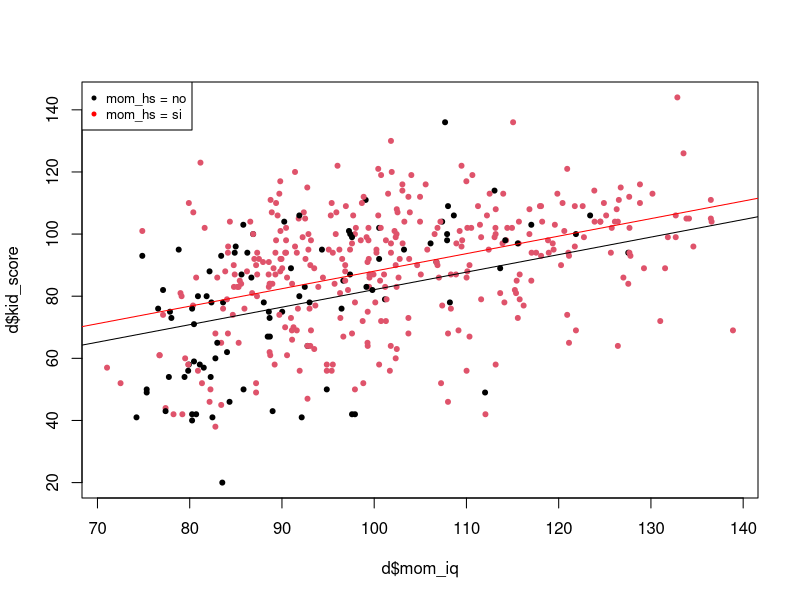
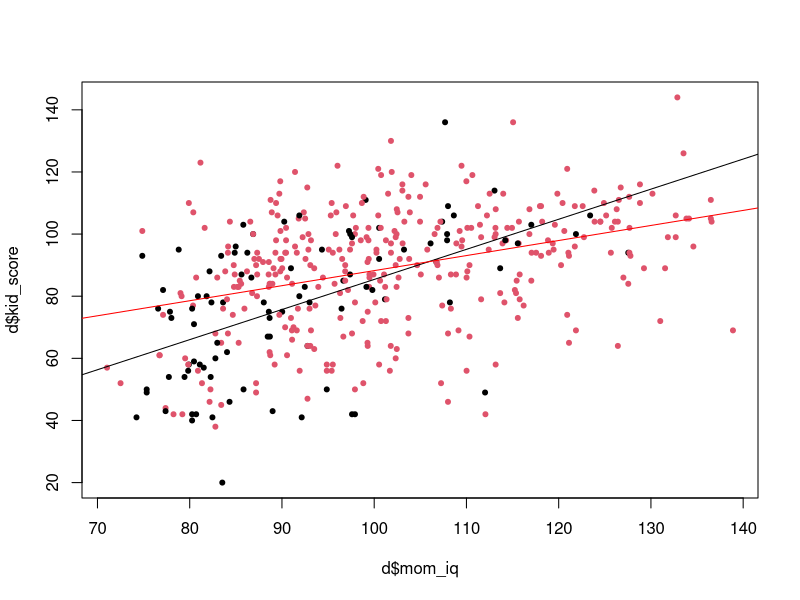

Reproduce these figures in R, in order.
## ---- chunk 1
d = read.csv("datos/kidiq.csv")
str(d)
## ---- chunk 2
d$mom_hs = factor(d$mom_hs, labels = c("no", "si"))
d$mom_work = factor(d$mom_work, labels = c("notrabaja", "trabaja23", "trabaja1_parcial", "trabaja1_completo"))
## ---- chunk 3
secundaria_si = ifelse(d$mom_hs == "si", 1, 0)
## ---- chunk 4
m = lm(kid_score ~ secundaria_si, data = d)
coef(m)
## ---- chunk 5
mean(d$kid_score[d$mom_hs == "no"])
## ---- chunk 6
mean(d$kid_score[d$mom_hs == "si"])
## ---- chunk 7
m = lm(kid_score ~ mom_hs, data = d)
summary(m)
## ---- chunk 8
levels(d$mom_hs)
## ---- chunk 9
contrasts(d$mom_hs)
## ---- chunk 10
secundaria_no = ifelse(d$mom_hs == "no", 1, 0)
## ---- chunk 11
m = lm(kid_score ~ secundaria_no, data = d)
coef(m)
## ---- chunk 12
coef(m)[1] + coef(m)[2]
## ---- chunk 13
levels(d$mom_hs)
## ---- chunk 14
contrasts(d$mom_hs)
## ---- chunk 15
d$mom_hs = relevel(d$mom_hs, ref = "si")
levels(d$mom_hs)
## ---- chunk 16
contrasts(d$mom_hs)
## ---- chunk 17
m = lm(kid_score ~ mom_hs, data = d)
summary(m)
## ---- chunk 18
contrasts(d$mom_hs)
## ---- chunk 19
m = lm(kid_score ~ 0 + secundaria_si + secundaria_no, data = d)
summary(m)
## ---- chunk 20
m = lm(kid_score ~ 0 + mom_hs, data = d)
summary(m)
## ---- chunk 21
levels(d$mom_work)
## ---- chunk 22
notrabaja_si = ifelse(d$mom_work == "notrabaja", 1, 0)
trabaja23_si = ifelse(d$mom_work == "trabaja23", 1, 0)
trabaja1_parcial_si = ifelse(d$mom_work == "trabaja1_parcial", 1, 0)
trabaja1_completo_si = ifelse(d$mom_work == "trabaja1_completo", 1, 0)
## ---- chunk 23
m = lm(kid_score ~ trabaja23_si + trabaja1_parcial_si + trabaja1_completo_si, data = d)
summary(m)
## ---- chunk 24
m = lm(kid_score ~ mom_work, data = d)
summary(m)
## ---- chunk 25
levels(d$mom_work)
## ---- chunk 26
contrasts(d$mom_work)
## ---- chunk 27
d$mom_work = relevel(d$mom_work, ref="trabaja1_parcial")
levels(d$mom_work)
## ---- chunk 28
m = lm(kid_score ~ mom_work, data = d)
summary(m)
## ---- chunk 29
d$mom_work1 = factor(d$mom_work, levels=c("trabaja1_completo","trabaja23","notrabaja","trabaja1_parcial"))
levels(d$mom_work1)
## ---- chunk 30
m = lm(kid_score ~ mom_work1, data = d)
summary(m)
## ---- chunk 31
m = lm(kid_score ~ mom_iq + secundaria_si, data = d)
summary(m)
## ---- chunk 32
# Para estar seguro del nivel de referencia:
d$mom_hs = relevel(d$mom_hs, ref="no")
## ---- chunk 33
plot(d$mom_iq, d$kid_score, col = d$mom_hs, pch = 20)
abline(a = m$coefficients["(Intercept)"], b = m$coefficients["mom_iq"], col = "black")
abline(a = m$coefficients["(Intercept)"] + m$coefficients["secundaria_si"],
       b = m$coefficients["mom_iq"], col = "red")
legend("topleft", legend = c("mom_hs = no", "mom_hs = si"), col = c("black", "red"), pch = 20, cex = 0.8)
## ---- chunk 34
m = lm(kid_score ~ mom_iq + mom_hs, data = d)
summary(m)
## ---- chunk 35
m = lm(kid_score ~ mom_iq + secundaria_si + I(mom_iq*secundaria_si), data = d)
summary(m)
## ---- chunk 36
plot(d$mom_iq, d$kid_score, col = d$mom_hs, pch = 20)
abline(a = m$coefficients["(Intercept)"], b = m$coefficients["mom_iq"], col = "black")
abline(a = m$coefficients["(Intercept)"] + m$coefficients["secundaria_si"],
       b = m$coefficients["mom_iq"] + m$coefficients["I(mom_iq * secundaria_si)"], col = "red")
## ---- chunk 37
m = lm(kid_score ~ mom_iq + mom_hs + mom_iq:mom_hs, data = d)
summary(m)
## ---- chunk 38
m = lm(kid_score ~ mom_iq * mom_hs, data = d)
summary(m)
